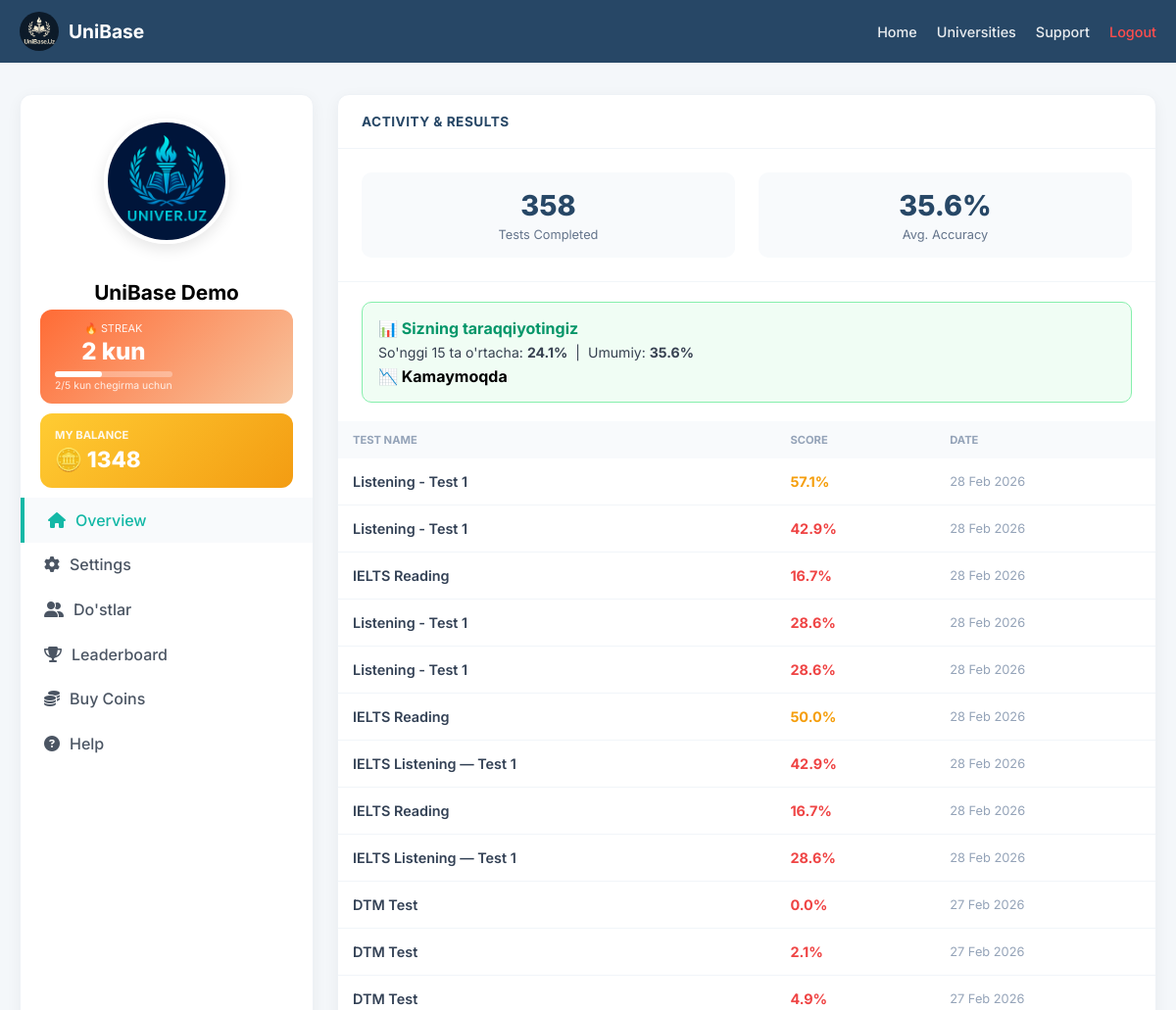
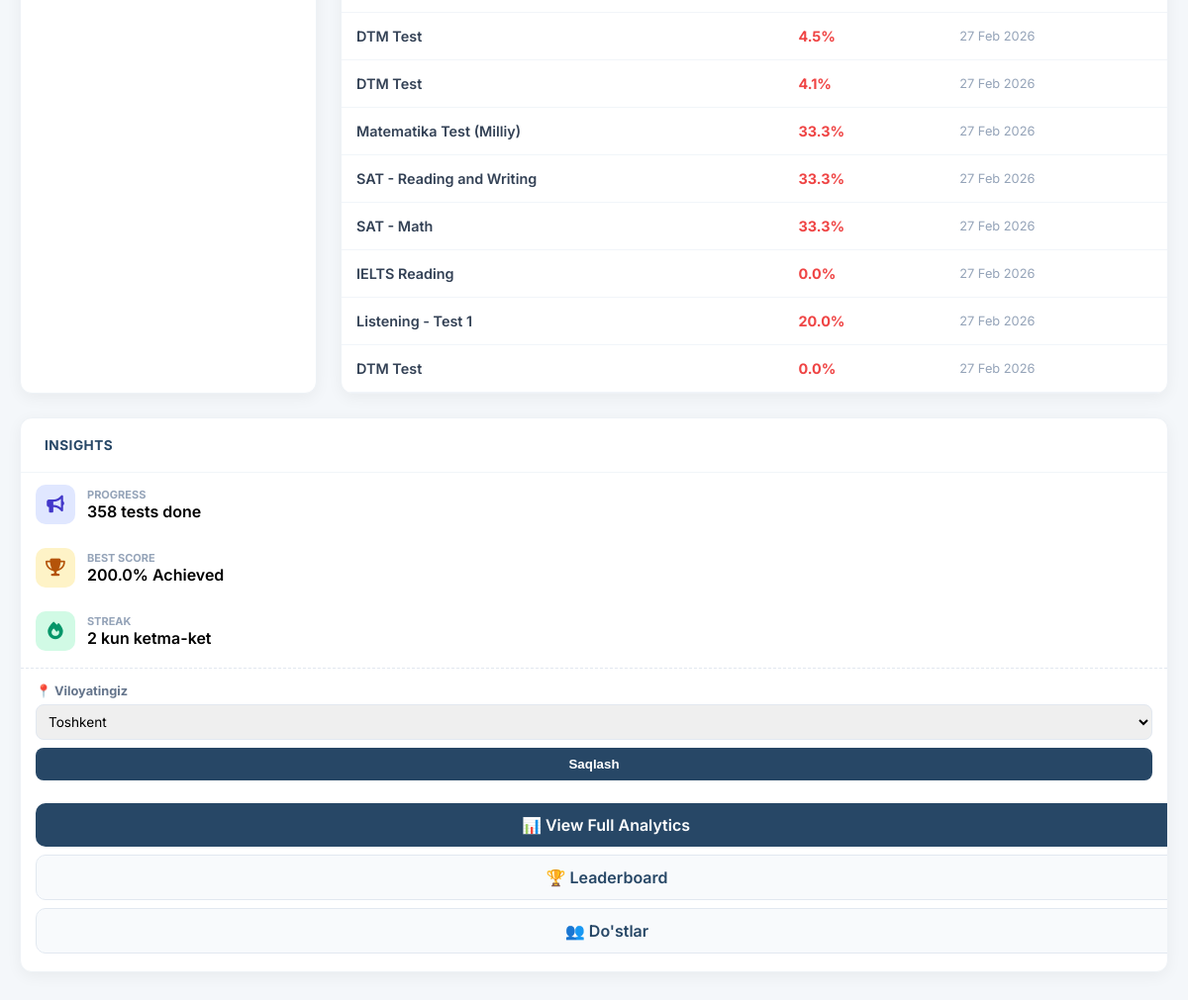
Screenshot of /my_statistics/ (signed in) with the database file from the repository (2 pictures, top to bottom).
### user/models.py (models this page shows, shortened)
class Profile(models.Model):
    user = models.OneToOneField(User, on_delete=models.CASCADE, related_name='profile')
    email = models.EmailField(max_length=254, blank=True, null=True)
    phone_number = models.CharField(max_length=20, blank=True, null=True)
    photo = models.ImageField(upload_to='profiles/', blank=True, null=True)
    coins = models.PositiveIntegerField(default=1000)
    free_trial_used = models.BooleanField(default=False)
    viloyat = models.CharField(max_length=100, blank=True, default='')
    streak_days = models.IntegerField(default=0)
    last_test_date = models.DateField(null=True, blank=True)
    badge = models.CharField(max_length=100, blank=True, default='')
    consecutive_perfect = models.IntegerField(default=0)

### app/models.py (models this page shows, shortened)
class UserTestResult(models.Model):
    user       = models.ForeignKey(User, on_delete=models.CASCADE)
    test_name  = models.CharField(max_length=255)
    score      = models.FloatField()
    date_taken = models.DateTimeField(auto_now_add=True)

### app/views.py (the view)
# urls.py: path('my_statistics/', my_profile_view, name='profile'),
@login_required
def my_profile_view(request):
    user = request.user
    profile = user.profile
    if request.method == "POST" and request.POST.get('action') == 'update_viloyat':
        profile.viloyat = request.POST.get('viloyat', '')
        profile.save()
        messages.success(request, "Viloyat muvaffaqiyatli saqlandi!")
        return redirect('profile')
    user_results = UserTestResult.objects.filter(user=user).order_by('-date_taken')
    total_tests_taken = user_results.count()
    show_analysis = total_tests_taken >= 15
    tests_until_analysis = max(0, 15 - total_tests_taken)
    average_score = 0
    best_score = 0
    recent_avg = 0
    trend = ""
    if total_tests_taken > 0:
        scores = [r.score for r in user_results]
        average_score = round(sum(scores) / total_tests_taken, 1)
        best_score = max(scores)
        if show_analysis:
            recent_scores = [r.score for r in user_results[:15]]
            recent_avg = round(sum(recent_scores) / len(recent_scores), 1)
            trend = "📈 Yaxshilanmoqda" if recent_avg >= average_score else "📉 Kamaymoqda"
    pending_requests = Friendship.objects.filter(to_user=user, accepted=False)
    return render(request, 'profile.html', {
        'user': user.get_full_name() or user.username,
        'profile': profile,
        'total_tests_taken': total_tests_taken,
        'average_score': average_score,
        'best_score': best_score,
        'user_results': user_results[:20],
        'show_analysis': show_analysis,
        'tests_until_analysis': tests_until_analysis,
        'recent_avg': recent_avg,
        'trend': trend,
        'streak_days': profile.streak_days,
        'has_discount': profile.streak_days >= 5,
        'badge': profile.badge,
        'consecutive_perfect': profile.consecutive_perfect,
        'viloyatlar': VILOYATLAR,
        'selected_viloyat': profile.viloyat,
        'pending_requests': pending_requests,
        'pending_count': pending_requests.count(),
    })

### user/templates/profile.html (shortened to what this page needs)
<!DOCTYPE html>
<html lang="en">
{% load static %}
<head>
    <link rel="stylesheet" href="https://cdnjs.cloudflare.com/ajax/libs/font-awesome/6.4.0/css/all.min.css">
</head>
<body>
<header>
    <div class="header-container">
        <a href="/" class="logo">
            <img src="/media/media/logo.jpg" alt="Logo" class="logo-img">
            <span class="logo-text">UniBase</span>
        </a>
        <nav class="nav-menu">
            <ul>
                <li><a href="{% url 'home' %}">Home</a></li>
                <li><a href="{% url 'univers' %}">Universities</a></li>
                <li><a href="https://t.me/unibase_support_bot">Support</a></li>
                <li><a href="{% url 'logout' %}" style="color: #ff4d4d;">Logout</a></li>
            </ul>
        </nav>
    </div>
</header>
<div class="profile-container">
    <div class="card profile-card">
        <img class="profile-photo"
             src="{% if request.user.profile.photo %}{{ request.user.profile.photo.url }}{% else %}{% static 'default-avatar.png' %}{% endif %}"
             alt="Avatar">
        <h2 class="profile-name">{{ request.user.get_full_name|default:request.user.username }}</h2>
        <div class="streak-box">
            <div>
                <div style="font-size: 0.68rem; opacity: 0.9; margin-bottom: 2px;">🔥 STREAK</div>
                <div class="streak-num">{{ streak_days|default:"0" }} kun</div>
                <div class="streak-progress-wrap">
                    <div class="streak-progress-fill" style="width: {% widthratio streak_days 5 100 %}%;"></div>
                </div>
                <div style="font-size: 0.65rem; opacity: 0.85;">{{ streak_days }}/5 kun chegirma uchun</div>
            </div>
        </div>
        <div class="coin-balance-box">
            <h4>My Balance</h4>
            <div class="balance">🪙 {{ request.user.profile.coins }}</div>
        </div>
        <div class="profile-nav">
            <a href="#" class="active"><i class="fa-solid fa-house"></i> Overview</a>
            <a href="{% url 'settings' %}"><i class="fa-solid fa-gear"></i> Settings</a>
            <a href="{% url 'my_friends' %}">
                <i class="fa-solid fa-user-group"></i> Do'stlar
            </a>
            <a href="{% url 'leaderboard' %}"><i class="fa-solid fa-trophy"></i> Leaderboard</a>
            <a href="{% url 'buy_coins' %}"><i class="fa-solid fa-coins"></i> Buy Coins</a>
            <a href="https://t.me/unibase_support_bot"><i class="fa-solid fa-circle-question"></i> Help</a>
        </div>
    </div>
    <div class="card">
        <div class="card-header">Activity & Results</div>
        <div class="stats-summary">
            <div class="stat-item">
                <div class="stat-number">{{ total_tests_taken }}</div>
                <div class="stat-label">Tests Completed</div>
            </div>
            <div class="stat-item">
                <div class="stat-number">{{ average_score }}%</div>
                <div class="stat-label">Avg. Accuracy</div>
            </div>
        </div>
        {% if show_analysis %}
        <div class="analysis-box unlocked">
            <div style="font-weight: 700; color: #059669; margin-bottom: 6px;">📊 Sizning taraqqiyotingiz</div>
            <div style="font-size: 0.88rem; color: #374151;">
                So'nggi 15 ta o'rtacha: <strong>{{ recent_avg }}%</strong> &nbsp;|&nbsp; Umumiy: <strong>{{ average_score }}%</strong>
            </div>
            <div style="margin-top: 6px; font-size: 1rem; font-weight: 700;">{{ trend }}</div>
        </div>
        {% endif %}
        <div style="overflow-x: auto;">
            <table>
                <thead>
                    <tr>
                        <th>Test Name</th>
                        <th>Score</th>
                        <th>Date</th>
                    </tr>
                </thead>
                <tbody>
                    {% for result in user_results %}
                    <tr>
                        <td style="font-weight: 600;">{{ result.test_name }}</td>
                        <td>
                            <span style="color: {% if result.score >= 80 %}#10b981{% elif result.score >= 50 %}#f59e0b{% else %}#ef4444{% endif %}; font-weight: bold;">
                                {{ result.score }}%
                            </span>
                        </td>
                        <td style="color: #94a3b8; font-size: 0.8rem;">{{ result.date_taken|date:"d M Y" }}</td>
                    </tr>
                    {% empty %}
                    <tr>
                        <td colspan="3" style="text-align:center; padding: 2rem; color: #94a3b8;">No activity recorded yet</td>
                    </tr>
                    {% endfor %}
                </tbody>
            </table>
        </div>
    </div>
    <div class="card premium-card">
        <div class="card-header">Insights</div>
        <div class="feed-row">
            <div class="icon-box bg-soft-blue"><i class="fa-solid fa-bullhorn"></i></div>
            <div>
                <div style="font-size: 11px; font-weight: 700; color: #94a3b8;">PROGRESS</div>
                <div style="font-weight: 600;">{{ total_tests_taken }} tests done</div>
            </div>
        </div>
        <div class="feed-row">
            <div class="icon-box bg-soft-gold"><i class="fa-solid fa-trophy"></i></div>
            <div>
                <div style="font-size: 11px; font-weight: 700; color: #94a3b8;">BEST SCORE</div>
                <div style="font-weight: 600;">{{ best_score }}% Achieved</div>
            </div>
        </div>
        <div class="feed-row">
            <div class="icon-box bg-soft-green"><i class="fa-solid fa-fire"></i></div>
            <div>
                <div style="font-size: 11px; font-weight: 700; color: #94a3b8;">STREAK</div>
                <div style="font-weight: 600;">{{ streak_days }} kun ketma-ket</div>
            </div>
        </div>
        <form method="POST" action="{% url 'profile' %}" class="viloyat-form">
            <label>📍 Viloyatingiz</label>
            <select name="viloyat">
                {% for v in viloyatlar %}
                <option value="{{ v }}" {% if v == selected_viloyat %}selected{% endif %}>{{ v }}</option>
                {% endfor %}
            </select>
            <button type="submit">Saqlash</button>
        </form>
        <div style="padding: 0 0 10px;">
            <a href="{% url 'analytics' %}" class="btn-analytics">📊 View Full Analytics</a>
            <a href="{% url 'leaderboard' %}" class="btn-analytics btn-outline">🏆 Leaderboard</a>
            <a href="{% url 'my_friends' %}" class="btn-analytics btn-outline">👥 Do'stlar</a>
        </div>
    </div>
</div>
</body>
</html>

### rows the page displays
UserTestResult: test_name "Listening - Test 1", score "57.1", date_taken "28 Feb 2026"
UserTestResult: test_name "Listening - Test 1", score "42.9", date_taken "28 Feb 2026"
UserTestResult: test_name "IELTS Reading", score "16.7", date_taken "28 Feb 2026"
UserTestResult: test_name "Listening - Test 1", score "28.6", date_taken "28 Feb 2026"
UserTestResult: test_name "Listening - Test 1", score "28.6", date_taken "28 Feb 2026"
UserTestResult: test_name "IELTS Reading", score "50.0", date_taken "28 Feb 2026"
UserTestResult: test_name "IELTS Listening — Test 1", score "42.9", date_taken "28 Feb 2026"
UserTestResult: test_name "IELTS Reading", score "16.7", date_taken "28 Feb 2026"
UserTestResult: test_name "IELTS Listening — Test 1", score "28.6", date_taken "28 Feb 2026"
UserTestResult: test_name "DTM Test", score "0.0", date_taken "27 Feb 2026"
UserTestResult: test_name "DTM Test", score "2.1", date_taken "27 Feb 2026"
UserTestResult: test_name "DTM Test", score "4.9", date_taken "27 Feb 2026"
UserTestResult: test_name "DTM Test", score "4.5", date_taken "27 Feb 2026"
UserTestResult: test_name "DTM Test", score "4.1", date_taken "27 Feb 2026"
UserTestResult: test_name "Matematika Test (Milliy)", score "33.3", date_taken "27 Feb 2026"
UserTestResult: test_name "SAT - Reading and Writing", score "33.3", date_taken "27 Feb 2026"
UserTestResult: test_name "SAT - Math", score "33.3", date_taken "27 Feb 2026"
UserTestResult: test_name "IELTS Reading", score "0.0", date_taken "27 Feb 2026"
UserTestResult: test_name "Listening - Test 1", score "20.0", date_taken "27 Feb 2026"
UserTestResult: test_name "DTM Test", score "0.0", date_taken "27 Feb 2026"
UserTestResult: score "200.0"
Profile: viloyat "Toshkent"

### other values shown
{{ request.user.get_full_name|default:request.user.username }} "UniBase Demo"
{{ streak_days|default:"0" }} "2"
{{ streak_days }} "2"
{{ request.user.profile.coins }} "1348"
{{ total_tests_taken }} "358"
{{ average_score }} "35.6"
{{ recent_avg }} "24.1"
{{ trend }} "📉 Kamaymoqda"
